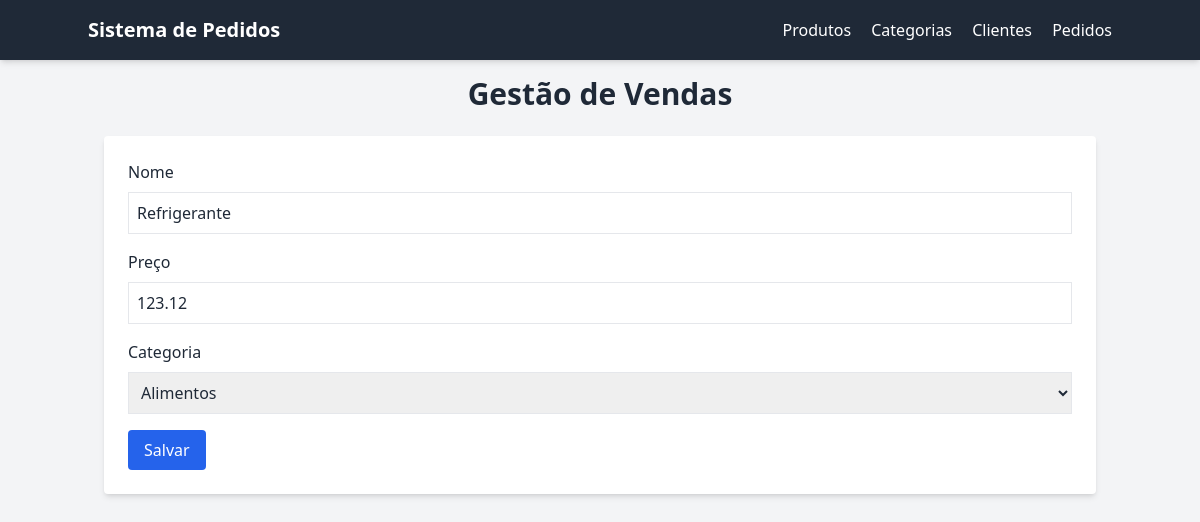
The page /products/1/edit on the database as committed earlier.
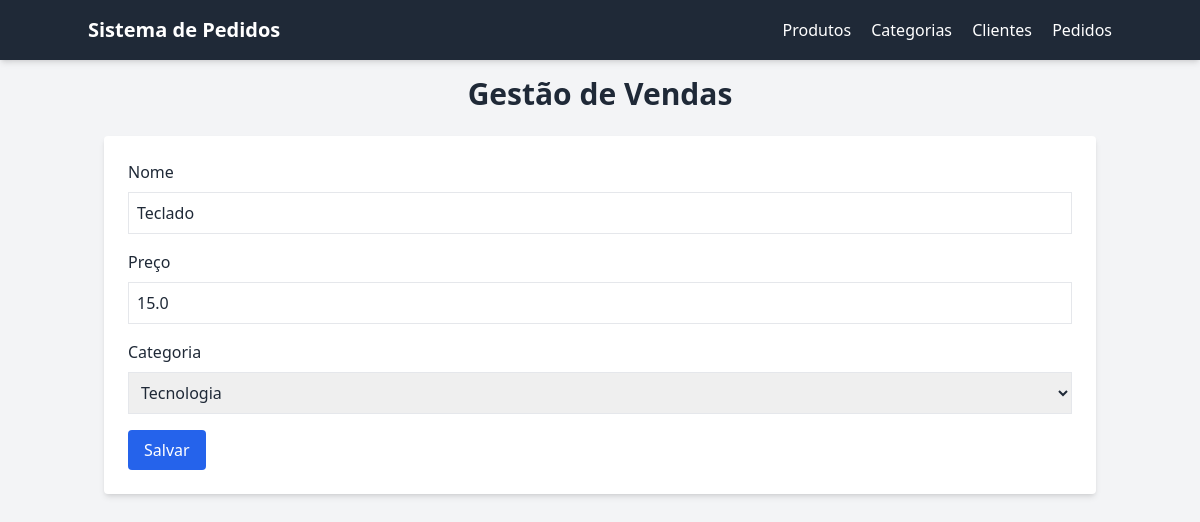
The same page on the database as committed later.
### tables this page shows
CREATE TABLE products (
                id INTEGER PRIMARY KEY AUTOINCREMENT,
                name TEXT NOT NULL,
                price REAL NOT NULL,
                category_id INTEGER,
                FOREIGN KEY (category_id) REFERENCES categories (id)
            );

CREATE TABLE categories (
                id INTEGER PRIMARY KEY AUTOINCREMENT,
                name TEXT NOT NULL
            );

### main.py (the view, shortened to what this page needs)
@app.route('/products/<int:product_id>/edit', methods=['GET', 'POST'])
def edit_product(product_id):
    with sqlite3.connect(DATABASE) as conn:
        cur = conn.cursor()
        cur.execute('SELECT * FROM products WHERE id=?', (product_id,))
        product = cur.fetchone()
        cur.execute('SELECT * FROM categories')
        categories = cur.fetchall()
    return render_template('products/edit.html', product=product, categories=categories)

### templates/products/edit.html (shortened to what this page needs)
{% extends 'base_tailwind.html' %}
{% block content %}
<form method="post" class="bg-white p-6 rounded shadow-md">
  <label class="block mb-2">Nome</label>
  <input type="text" name="name" class="w-full p-2 border mb-4" value="{{ product[1] if product else '' }}" required>
  <label class="block mb-2">Preço</label>
  <input type="number" step="0.01" name="price" class="w-full p-2 border mb-4" value="{{ product[2] if product else '' }}" required>
  <label class="block mb-2">Categoria</label>
  <select name="category_id" class="w-full p-2 border mb-4">
    {% for c in categories %}
      <option value="{{ c[0] }}" {% if product and product[3] == c[0] %}selected{% endif %}>{{ c[1] }}</option>
    {% endfor %}
  </select>
  <button class="bg-blue-600 text-white px-4 py-2 rounded">Salvar</button>
</form>
{% endblock %}

### templates/base_tailwind.html (shortened to what this page needs)
<!DOCTYPE html>
<html lang="en">
<head>
  <script src="https://cdn.tailwindcss.com"></script>
</head>
<body class="bg-gray-100 text-gray-800">
  {% include 'partials/header.html' %}
  <div class="container mx-auto p-4">
    <h1 class="text-3xl font-bold mb-6 text-center">Gestão de Vendas</h1>
    {% block content %}{% endblock %}
  </div>
</body>
</html>

### templates/partials/header.html
<header class="bg-gray-800 text-white p-4 shadow-md">
  <div class="container mx-auto flex justify-between items-center">
    <h1 class="text-xl font-bold">
      <a href="{{ url_for('home') }}">Sistema de Pedidos</a>
    </h1>
    <nav class="space-x-4">
      <a href="{{ url_for('list_products') }}" class="hover:text-yellow-300">Produtos</a>
      <a href="{{ url_for('list_categories') }}" class="hover:text-yellow-300">Categorias</a>
      <a href="{{ url_for('list_customers') }}" class="hover:text-yellow-300">Clientes</a>
      <a href="{{ url_for('list_orders') }}" class="hover:text-yellow-300">Pedidos</a>
    </nav>
  </div>
</header>

Rows that differ between the two databases and show on the page:
changed products: name "Refrigerante" → "Teclado"; price "123.12" → "15.0"; category_id "Alimentos" → "Tecnologia"
